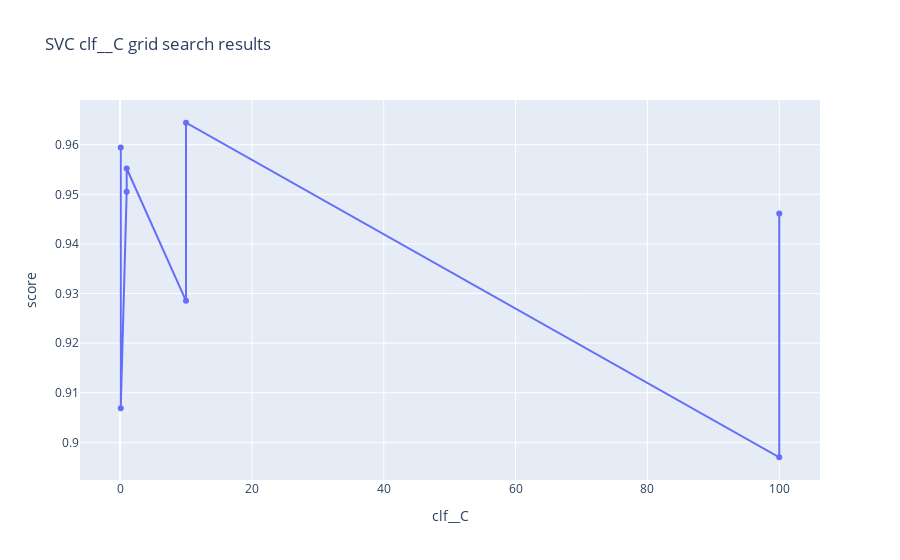

The notebook cell saved with this chart:
### Code cell
visualize_model_grid_search_results(svc_gs_1, 'SVC', 'clf__C')

### Figure 1 — Plotly figure (JSON) as saved in the notebook; plotly's stock layout.template omitted (floating-point values rounded to 4 significant figures)
{"data": [{"mode": "lines+markers", "name": "mean_test_score", "type": "scatter", "x": [0.1, 0.1, 1, 1, 10, 10, 100, 100], "y": [0.9594, 0.9069, 0.9505, 0.9552, 0.9285, 0.9644, 0.897, 0.9462]}], "layout": {"title": {"text": "SVC clf__C grid search results"}, "xaxis": {"title": {"text": "clf__C"}}, "yaxis": {"title": {"text": "score"}}}}
